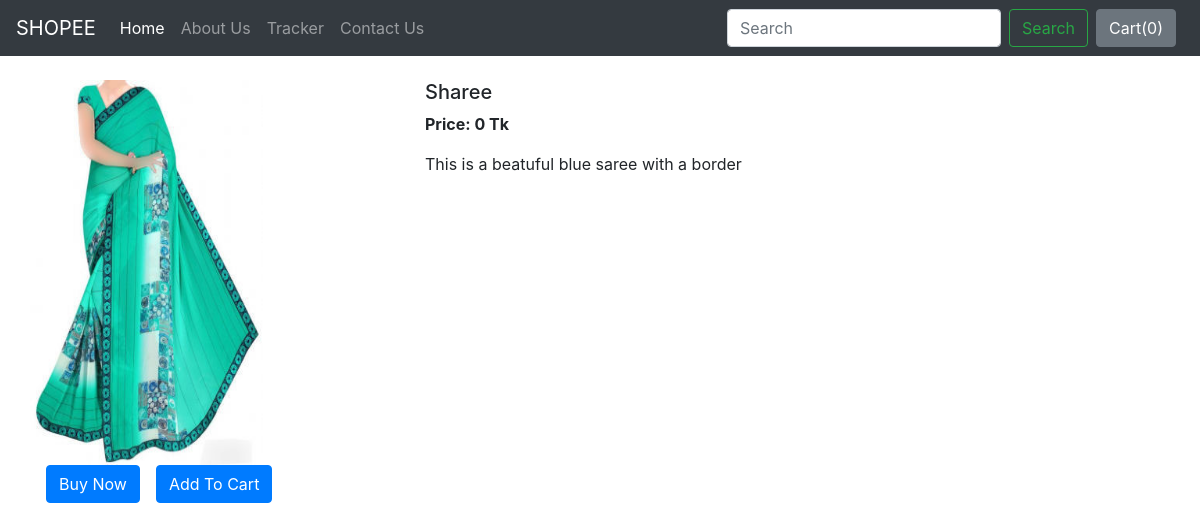
The page /shop/products/1 on the database its author committed.
### shop/models.py (models this page shows, shortened)
class Product(models.Model):
    product_id=models.AutoField
    product_name=models.CharField(max_length=50)
    category= models.CharField(max_length=50, default="")
    sub_category= models.CharField(max_length=50, default="")
    price=models.IntegerField(default=0)
    description=models.CharField(max_length=300)
    pub_date=models.DateField() # published date
    image= models.ImageField(upload_to="shop/images",default="")

### shop/views.py (the view)
# urls.py: path("products/<int:myid>", views.productView, name="ProductView"),
def productView(request, myid):
    product = Product.objects.filter(id=myid)
    return render(request, 'shop/prodView.html', {'product':product[0]})

### shop/templates/shop/prodView.html (shortened to what this page needs)
{% extends 'shop/basic.html' %}
{% block body %}
<div class="container my-4">
    <div class="row">
    <div class="col-md-4">
    <div class="row">
        <img src="/media/{{product.image}}" width="233px" height="385px">
    </div>
        <div class="row">
            <button class="btn btn-primary mx-3">Buy Now</button>
            <button class="btn btn-primary">Add To Cart</button>
        </div>
    </div>
    <div class="col-md-8">
        <h5>{{product.product_name}}</h5>
        <p><b>Price: {{product.price}} Tk</b></p>
        <p>{{product.description}}</p>
    </div>
    </div>
</div>
{% endblock %}

### rows shown on the page
Product: image (picture), product_name "Sharee", price "0", description "This is a beatuful blue saree with a border"
